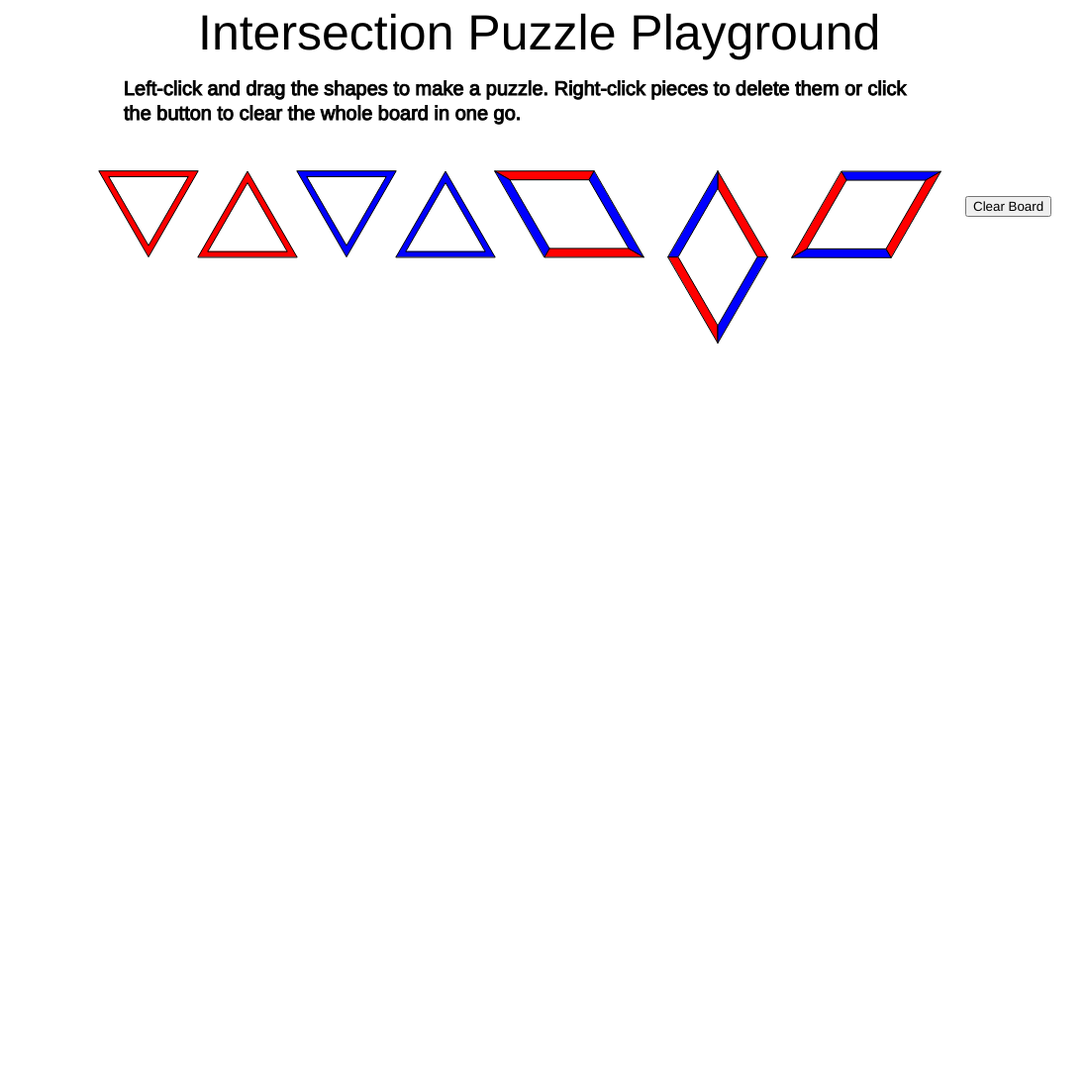
Frame 1 (no input)
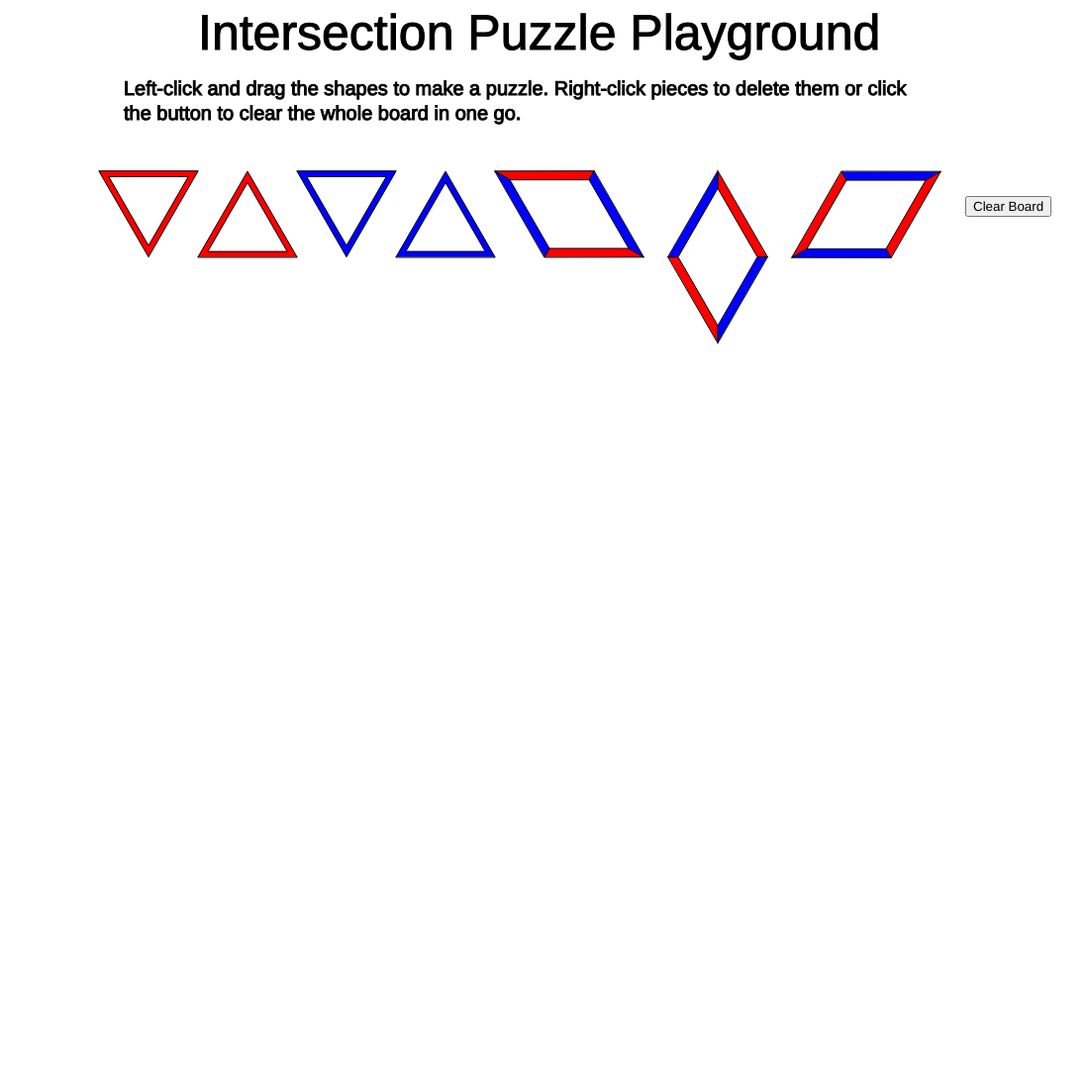
Frame 60 (no input)
Frame 120 (the mouse pressed at the canvas centre since frame 60): identical to frame 60, image omitted

The p5.js sketch that drew these frames (run headless with seeded random() and noise() and a simulated clock; from frame 60 on, the mouse is pressed at the canvas centre):

// p5.js sketch
// ── sketch.js
var bar = 173;
var leng = 100;
var nny = 0;
var nnx = 0;
var ny = 0;

var scn = [new Tile([100,bar],0,leng, true), new Tile([150,bar],1,leng, true), new Tile([300,bar],2,leng, true), new Tile([350,bar],3,leng, true), new Tile([500,bar],4,leng, true), new Tile([625,bar],5,leng, true), new Tile([800,bar + 87],6,leng, true)];
// Scene array of objects

var dragPoint = null;


function setup() {
  createCanvas(1100, 1100);
  
  button = createButton('Clear Board');
  button.position(975,bar + 25);
  button.mousePressed(() => {
    scn = [new Tile([100,bar],0,leng, true), new Tile([150,bar],1,leng, true), new Tile([300,bar],2,leng, true), new Tile([350,bar],3,leng, true), new Tile([500,bar],4,leng, true), new Tile([625,bar],5,leng, true), new Tile([800,bar + 87],6,leng, true)];
  });
  
  for (let element of document.getElementsByClassName("p5Canvas")) {
    element.addEventListener("contextmenu", (e) => e.preventDefault());
  }
}

function draw() {
  background(255);
  
  fill(0)
  textSize(50);
  text('Intersection Puzzle Playground',200,50);
  textSize(20);
  stroke(0);
  text('Left-click and drag the shapes to make a puzzle. Right-click pieces to delete them or click the button to clear the whole board in one go.', 125,80,800);
  strokeWeight(1);
  fill(255);
  
  for (var i = 0; i < scn.length; i++) {
    scn[i].drawShape();
  }

}

function mousePressed() {
  for(let i = scn.length - 1; i >= 0; i--) {
    if(scn[i].inside()) {
      if (mouseButton == LEFT) {
        if (!(scn[i].immortal)) {
          dragPoint = scn.splice(i, 1)[0];
        }
        else {
          dragPoint = new Tile(scn[i].pos, scn[i].flavour, scn[i].length, false);
        }
        // bring the drag point to the front
        scn.push(dragPoint);
        break;
      }
      if (mouseButton == RIGHT && !(scn[i].immortal)) {
        scn.splice(i,1);
      }
    }
  }
}

function mouseDragged() {
  if (dragPoint) {
    nearest();
    if (dragPoint.flavour == 0 || dragPoint.flavour == 2 || dragPoint.flavour == 4 || dragPoint.flavour == 6) {
      dragPoint.pos = [nnx, nny];
      dragPoint.compute();
    }
    if (dragPoint.flavour == 1 || dragPoint.flavour == 3) {
      dragPoint.pos = [nnx-leng, nny];
      dragPoint.compute();
    }
    if (dragPoint.flavour == 5) {
      dragPoint.pos = [nnx- leng, nny - leng*0.866025403];
      dragPoint.compute();
    }
  }
}

function mouseReleased() {
  dragPoint = null;
}

function nearest() {
  ny = Math.round(mouseY/leng/0.8660250);
  nny = ny*leng*0.866025403;
  
  if (ny % 2 == 0) {
    nnx = Math.round(mouseX/leng)*leng;
  }
  else {
    nnx = Math.round((mouseX-leng/2)/leng)*leng + leng/2;
  }
}
// ── triangle.js
class Tile {
  // Position is the (x,y) coords of the "obvious" corner.
  // Types 0-3 inclusive are triangles, either red or blue and either upwards or inverted.
  // Types 4-6 are the various forms of the rhombus.
  constructor(pos, flavour, length, immortal) {
    this.pos = pos;
    this.flavour = flavour;
    this.length = length;
    this.immortal = immortal;
    this.compute();
  }

  compute() {
    this.centroid = [0,0];
    if (this.flavour == 0 || this.flavour == 2) { // Coords for either form of upwards pointing triangle.
      this.corners = [[this.pos[0],this.pos[1]],
                        [this.pos[0] + this.length*0.5, this.pos[1] + this.length*0.866025403],
                        [this.pos[0] + this.length, this.pos[1]]];
    }
    if (this.flavour == 1 || this.flavour == 3) { // Coords for downwards pointing triangles.
      this.corners = [[this.pos[0] + this.length*0.5, this.pos[1] + this.length*0.866025403],
                      [this.pos[0] + this.length, this.pos[1]],
                      [this.pos[0] + this.length*1.5, this.pos[1] + this.length*0.866025403]];
    }
    
    if (this.flavour == 4) { // Coords for rhombus which looks like /0/ (red top and bottom edges)
      this.corners = [[this.pos[0],this.pos[1]],
                      [this.pos[0] + this.length*0.5, this.pos[1] + this.length*0.866025403],
                      [this.pos[0] + this.length*1.5, this.pos[1] + this.length*0.866025403],
                      [this.pos[0] + this.length, this.pos[1]]];
    }
    
    if (this.flavour == 5) { // Coords for rhombus which looks like <>
      this.corners = [[this.pos[0] + this.length, this.pos[1]],
                      [this.pos[0] + this.length*0.5, this.pos[1] + this.length*0.866025403],
                      [this.pos[0] + this.length, this.pos[1] + this.length*1.732050807],
                      [this.pos[0] + this.length*1.5, this.pos[1] + this.length*0.866025403]];
    }
    
    if (this.flavour == 6) { // Coords for rhombus which looks like \0\
      this.corners = [[this.pos[0],this.pos[1]],
                      [this.pos[0] + this.length*0.5, this.pos[1] - this.length*0.866025403],
                      [this.pos[0] + this.length*1.5, this.pos[1] - this.length*0.866025403],
                      [this.pos[0] + this.length, this.pos[1]]];
    }
    
    this.incorners = Array(this.corners.length);
    for (var i = 0; i < this.corners.length; i++) {
      this.centroid[0] += this.corners[i][0];
      this.centroid[1] += this.corners[i][1];
    }
    this.centroid[0] /= this.corners.length;
    this.centroid[1] /= this.corners.length;
    for (var i = 0; i < this.corners.length; i++) {
      this.incorners[i] = [(4*this.corners[i][0] + this.centroid[0])/5,(4*this.corners[i][1] + this.centroid[1])/5];
    }
  }
  
  drawShape() {
    if (this.flavour < 4) {
      if (this.flavour < 2) {
        fill(255,0,0);
      }
      if (this.flavour > 1) {
        fill(0,0,255);
      }
      triangle(this.corners[0][0],this.corners[0][1],this.corners[1][0],this.corners[1][1],this.corners[2][0],this.corners[2][1]);
      fill(255);
      triangle(this.incorners[0][0],this.incorners[0][1],this.incorners[1][0],this.incorners[1][1],this.incorners[2][0],this.incorners[2][1])
    }
    if (this.flavour == 4 || this.flavour == 5) {
      fill(255,0,0);
      quad(this.corners[0][0], this.corners[0][1], this.incorners[0][0], this.incorners[0][1], this.incorners[3][0], this.incorners[3][1],this.corners[3][0], this.corners[3][1]);
      quad(this.corners[1][0], this.corners[1][1], this.incorners[1][0], this.incorners[1][1], this.incorners[2][0], this.incorners[2][1],this.corners[2][0], this.corners[2][1]);
      fill(0,0,255);
      quad(this.corners[0][0], this.corners[0][1], this.incorners[0][0], this.incorners[0][1], this.incorners[1][0], this.incorners[1][1],this.corners[1][0], this.corners[1][1]);
      quad(this.corners[2][0], this.corners[2][1], this.incorners[2][0], this.incorners[2][1], this.incorners[3][0], this.incorners[3][1],this.corners[3][0], this.corners[3][1]);
      fill(255);
    }
    if (this.flavour == 6) {
      fill(0,0,255);
      quad(this.corners[0][0], this.corners[0][1], this.incorners[0][0], this.incorners[0][1], this.incorners[3][0], this.incorners[3][1],this.corners[3][0], this.corners[3][1]);
      quad(this.corners[1][0], this.corners[1][1], this.incorners[1][0], this.incorners[1][1], this.incorners[2][0], this.incorners[2][1],this.corners[2][0], this.corners[2][1]);
      fill(255,0,0);
      quad(this.corners[0][0], this.corners[0][1], this.incorners[0][0], this.incorners[0][1], this.incorners[1][0], this.incorners[1][1],this.corners[1][0], this.corners[1][1]);
      quad(this.corners[2][0], this.corners[2][1], this.incorners[2][0], this.incorners[2][1], this.incorners[3][0], this.incorners[3][1],this.corners[3][0], this.corners[3][1]);
      fill(255);
    }
  }
  
  inside() {
    var x = mouseX-this.pos[0];
    var y = mouseY-this.pos[1];
    if (this.flavour < 4) {
      if (this.flavour == 0 || this.flavour == 2) {
        if (y >= 0 && (x*1.732050807-y) >= 0 && (x*1.732050807+y) <= this.length*1.732050807) {
          return true;
        }
        return false;
      }
      if (this.flavour == 1 || this.flavour == 3) {
        if (y <= this.length*0.866025403 && (x*1.732050807+y) >= this.length*1.732050807 && (x*1.732050807-y) <= this.length*1.732050807) {
          return true;
        }
        return false;
      }
    }
    if (this.flavour == 4) {
      if (y >= 0 && (x*1.732050807-y) >= 0 && y <= this.length*0.866025403 && (x*1.732050807-y) <= this.length*1.732050807) {
        return true;
      }
      return false;
    }
    if (this.flavour == 5) {
      if ((x*1.732050807+y) >= this.length*1.732050807 && (x*1.732050807+y) <= this.length*3.464101615 && (x*1.732050807-y) >= 0 && (x*1.732050807-y) <= this.length*1.732050807) {
          return true;
      }
      return false;
    }
    if (this.flavour == 6) {
      if (y <= 0 && (x*1.732050807+y) >= 0 && (x*1.732050807+y) <= this.length*1.732050807 && y >= -this.length*0.866025403) {
          return true;
      }
      return false;
    }
  }
}
